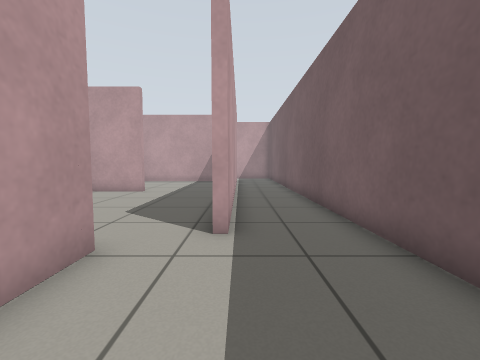
[1] (above)

20 first-person views from a walk through a robot-simulator world made for Gazebo. The camera is 0.69 m above the floor, tilts 4° down and sees 90° across. The floor is counted in squares, 0.5 m on a side. Each view is taken from the middle of a square. On the plan, view 1 faces up. The plan holds only what a view shows up to about 12 squares ahead; the rest is blank.

[2]
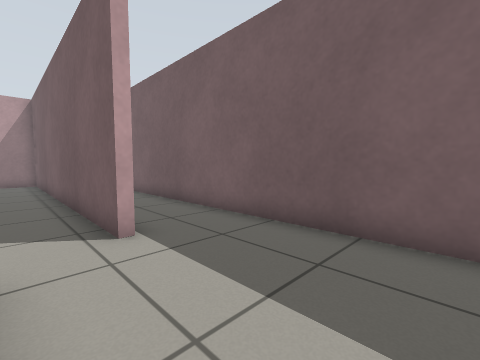

[3]
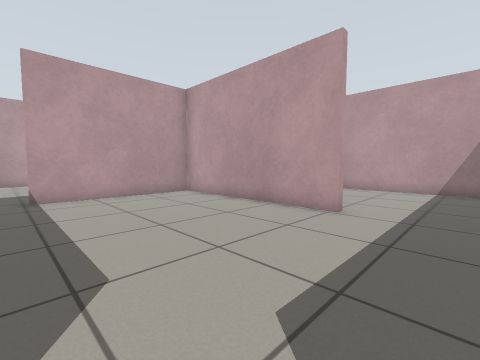

[4]
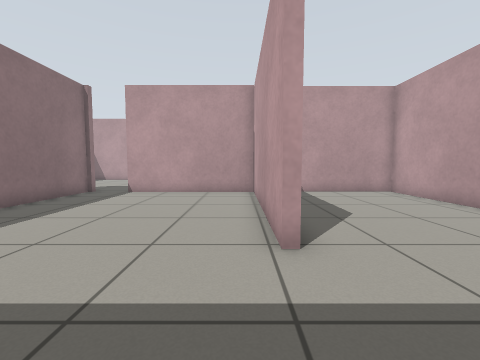

[5]
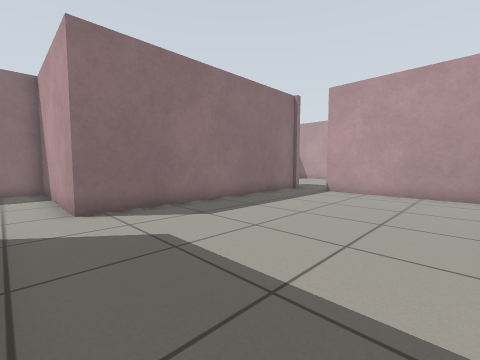

[6]
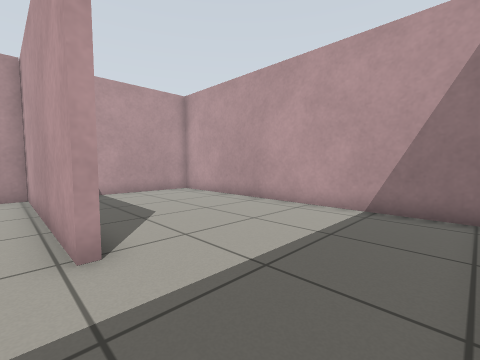

[7]
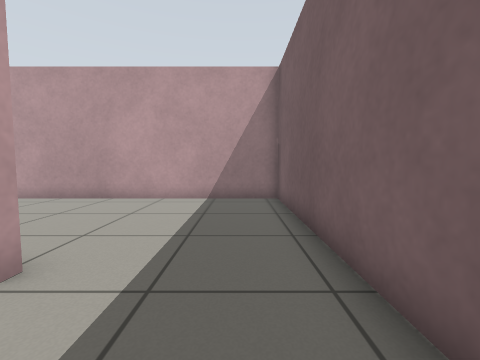

[8]
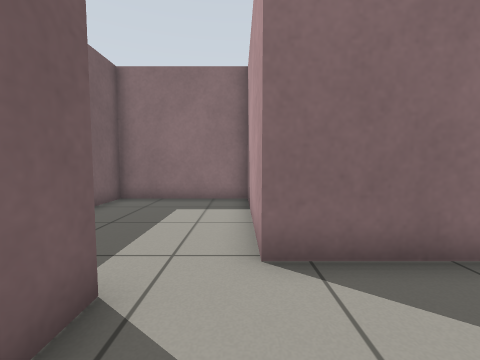

[9]
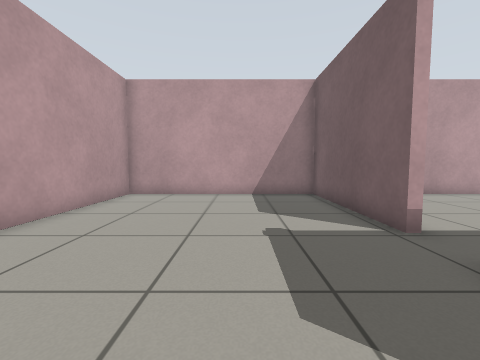

[10]
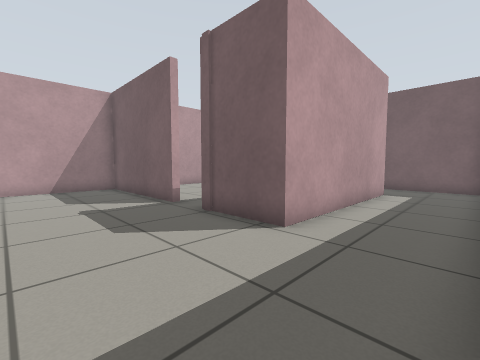

[11]
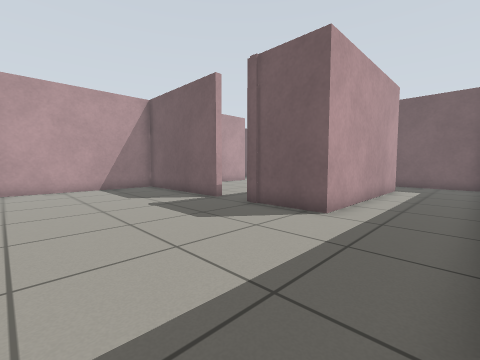

[12]
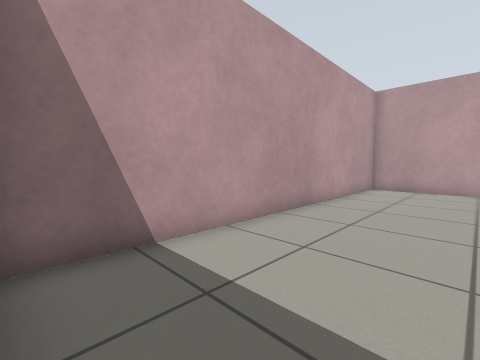

[13]
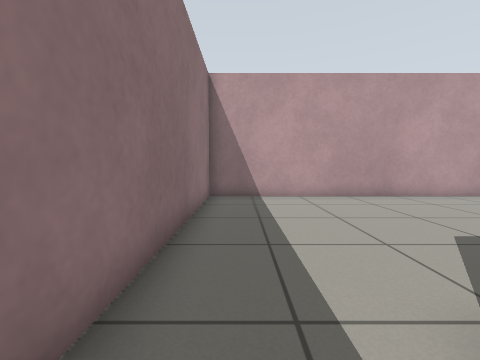

[14]
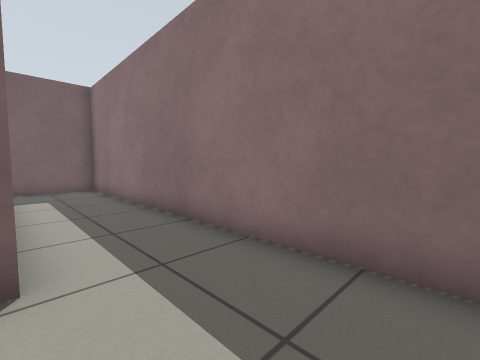

[15]
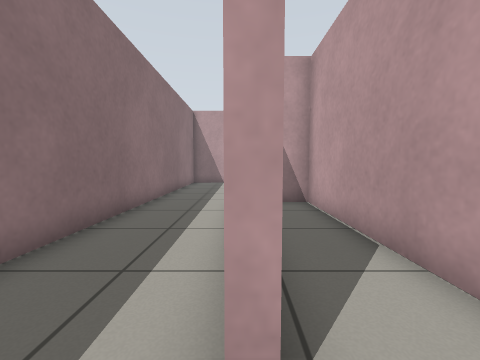

[16]
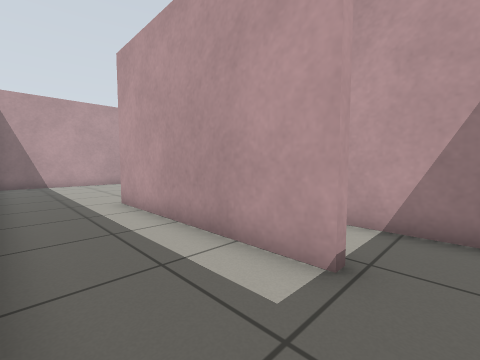

[17]
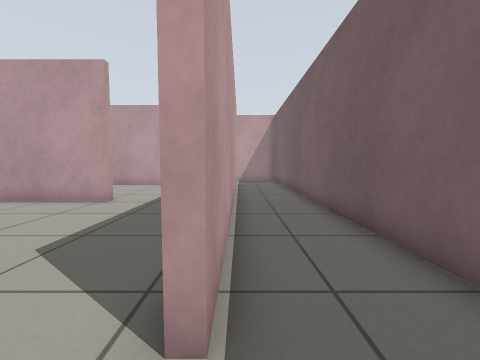

[18]
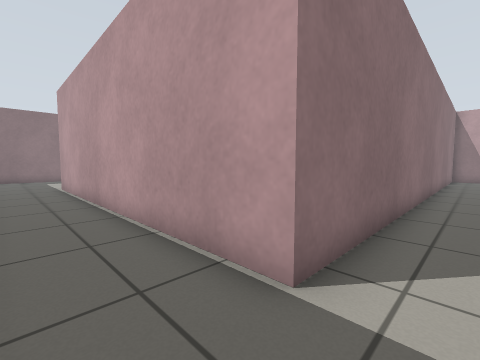

[19]
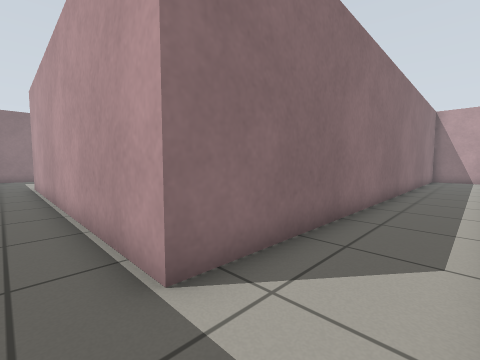

[20]
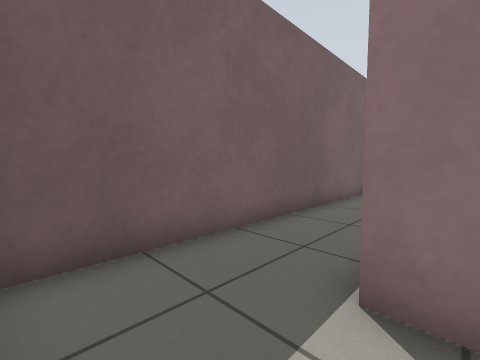

### Floor plan
Ten units are one square. View 1 is at (0, 0); x grows to the right and y downward. Boxes are objects, and circles mark ways between rooms. Rooms are numbered by the first view taken in them; rooms with no view inside come last. Other rooms are left out.
<svg viewBox="-214 -216 245 244">
<path fill="none" stroke="#000" d="M-23 -37 -23 23 26 23 26 -211M-139 -186 -2 -186 -2 -46 -5 -46M-48 -117 -130 -117M-5 -46 -5 -116M-124 -118 -124 -56M-125 -37 -23 -37M-127 -56 -127 -118M-130 -117 -209 -117 -209 23 -26 23 -26 -9M-51 -9 -127 -9 -127 -40M-5 -116 -5 -183 -124 -183 -124 -139M-39 -34 -124 -34 -124 -25"/>
<circle cx="-15" cy="-45" r="3" fill="#2a7"/>
<circle cx="-130" cy="-50" r="3" fill="#2a7"/>
<circle cx="-25" cy="-120" r="3" fill="#2a7"/>
<circle cx="-45" cy="-10" r="3" fill="#2a7"/>
<text x="10" y="-120">1</text>
<text x="-60" y="-80">2</text>
<text x="-150" y="-30">3</text>
<text x="-60" y="-150">4</text>
<text x="-80" y="-30">5</text>
</svg>
Room 1 opens to room 2. Room 2 opens to room 3. Room 2 opens to room 4. Room 3 opens to room 5.

Where each view was taken, in squares from view 1:
view 1: 0 up, 0 right, facing up
view 2: 0 up, 2 left, facing up-right
view 3: 5 up, 2 left, facing up-left
view 4: 11 up, 1 left, facing left
view 5: 11 up, 1 left, facing down-left
view 6: 11 up, 1 left, facing up-left
view 7: 9 up, 2 left, facing up
view 8: 7 up, 2 left, facing down
view 9: 1 up, 16 left, facing up
view 10: 2 down, 17 left, facing up-right
view 11: 2 down, 19 left, facing up-right
view 12: 2 down, 17 left, facing up-left
view 13: 1 down, 11 left, facing left
view 14: 1 up, 16 left, facing down-right
view 15: 1 up, 4 left, facing left
view 16: 2 down, 4 left, facing up-left
view 17: 3 up, 0 right, facing up
view 18: 20 up, 2 right, facing down-left
view 19: 21 up, 1 right, facing down-left
view 20: 21 up, 1 left, facing down-right
